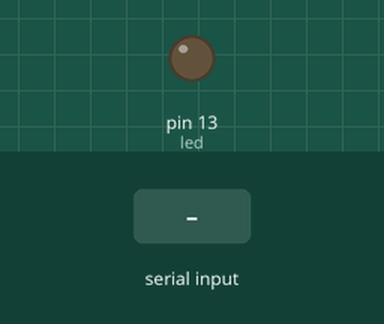
A sketch run on a simulated Arduino Mega 2560, built with avr-gcc and run on an emulated ATmega2560. Parts: output pins drawn as LEDs (lit = HIGH). The test bench sets the inputs (shaded band).

Above: at 1.2 s.
1.3 s: "A" received over the second serial link
At 2.3 s:
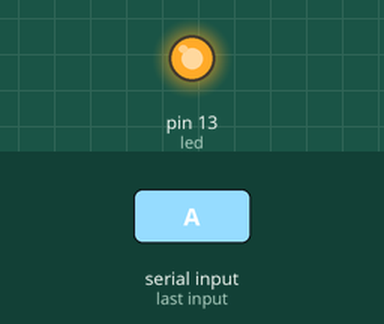
2.8 s: "a" received over the second serial link
At 3.4 s:
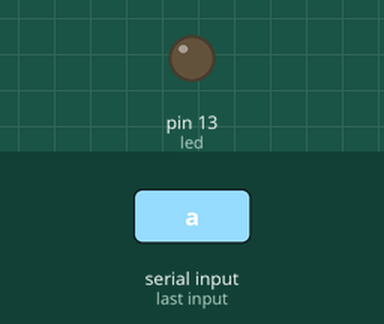
Timing chart, 0 to 5.8 s (numbered marks = the images above; inputs shaded):
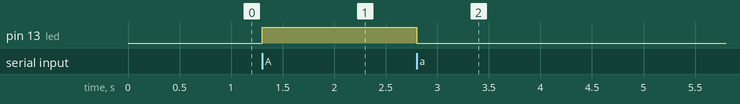

The sketch:

Serial.ino
```cpp
int led = 13; // Define el pin del LED en el pin 13
char DATO;

void setup() {
  Serial1.begin(9600); // Inicializa la comunicación serial en el puerto Serial1 a 9600 bps
  Serial1.println("Bienvenido");
  pinMode(led, OUTPUT); // Configura el pin del LED como salida
}

void loop() {
  if (Serial1.available() > 0) { // Verifica si hay datos disponibles en el puerto serial Serial1
    DATO = Serial1.read(); // Lee el dato recibido
    if (DATO == 'A') { // Si el dato es 'A'
      digitalWrite(led, HIGH); // Enciende el LED
      Serial1.println("LED on"); // Envía un mensaje por el puerto serial Serial1
    }
    if (DATO == 'a') { // Si el dato es 'a'
      digitalWrite(led, LOW); // Apaga el LED
      Serial1.println("LED off"); // Envía un mensaje por el puerto serial Serial1
    }
  }
}
```

Measured:
- after the input at 1.3 s, pin 13 (led): LOW → HIGH at once
- after the input at 2.8 s, pin 13 (led): HIGH → LOW at once
